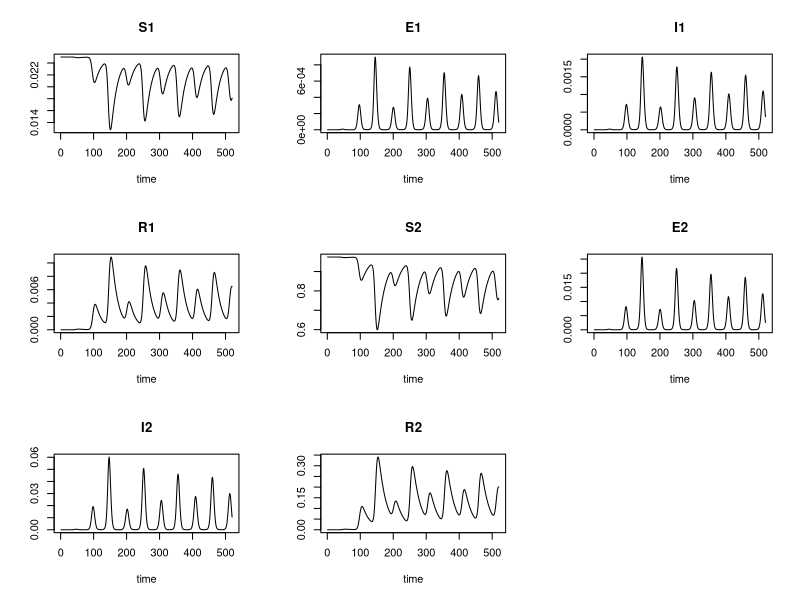
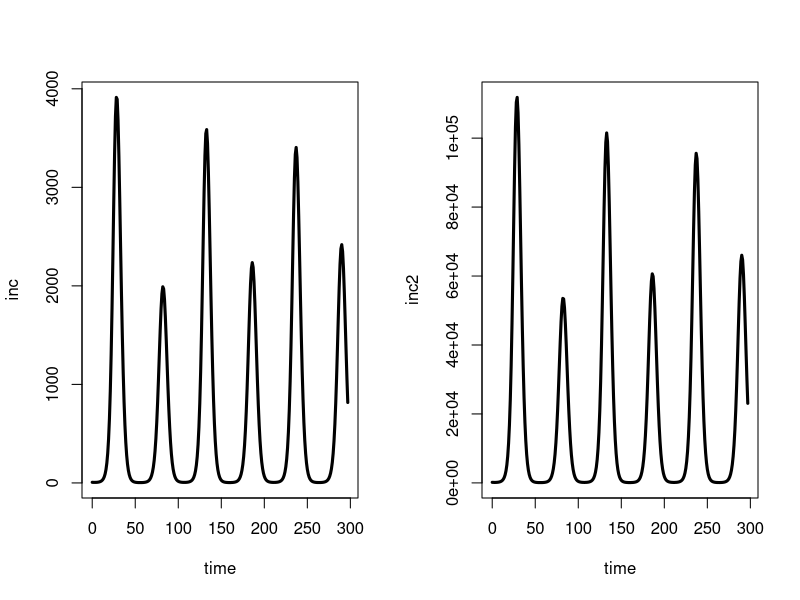
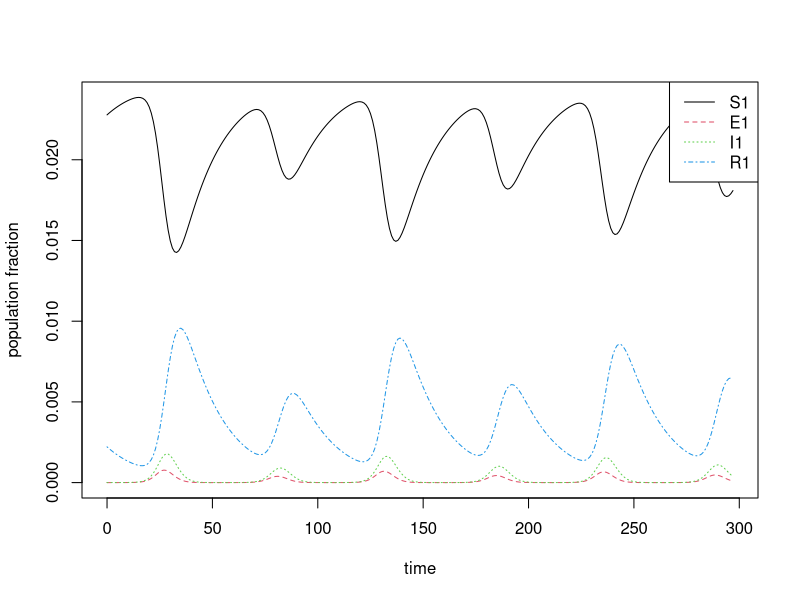
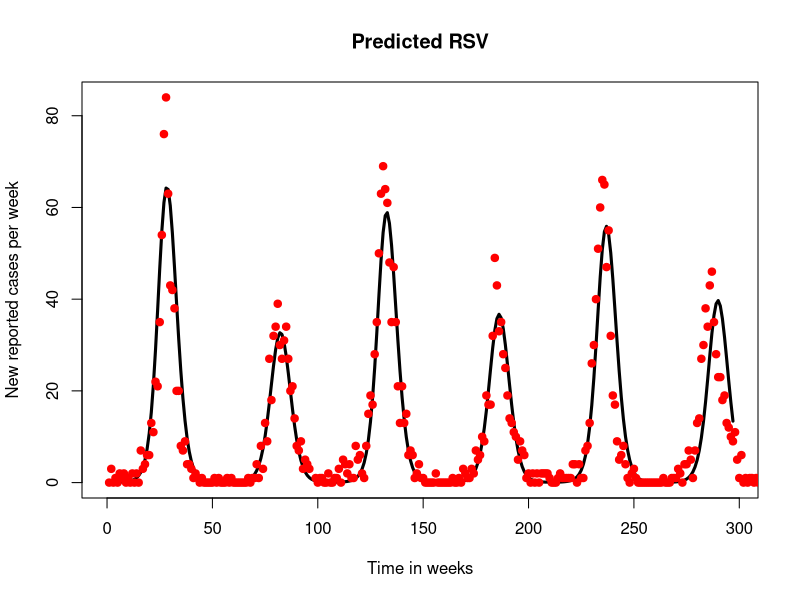
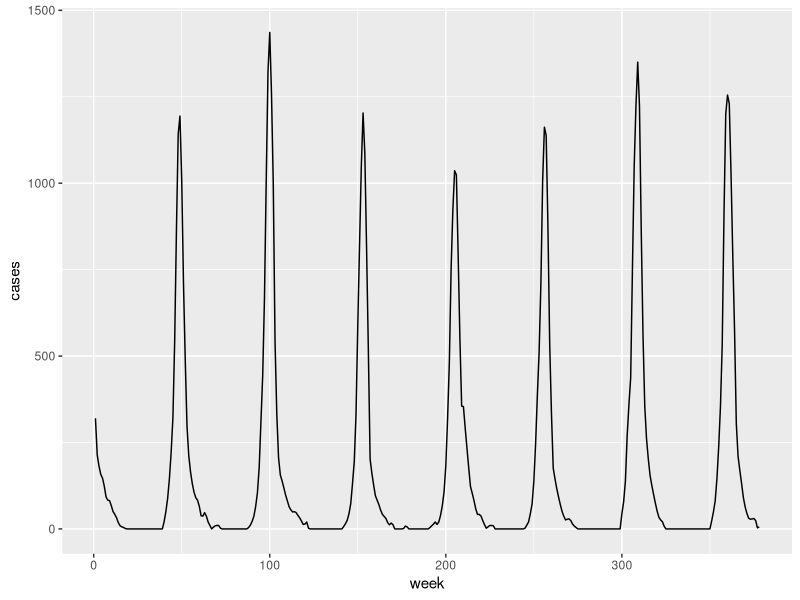

These figures' R source, in order:
########################## #
#SEIR model for RSV-------
########################## #

setwd("/home/phuong/phuonght/gitKraken_project/RSV")
library(deSolve)
library(ggplot2)

######################################### #
# MODEL SETTINGS                     ----
######################################### #
pop_size          <- 2200000
# pop_size          <- 245249 # birth cohort 0-9 yrs
num_days          <- 500
num_weeks         <- 52*10
num_days_infected <- 10  #[ 8-11], 6.7 is original estimate
num_days_exposed  <- 4   # [2,6]
num_days_waning   <- 160  # [148, 164] best fit 
infected_seeds    <- 5# ? 1= 1000

######################################### #
# INITIALIZE PARAMETERS AND POPULATION ----
######################################### #
#https://steemit.com/science/@fouad/x-history-of-math-symbols

#  population states
S1 <- 2/80
E1 <- 0 
I1 <- infected_seeds/(pop_size)
R1 <- 0

E2 <- 0
I2 <- 0
R2 <- 0
S2 <- 1-S1-E1-I1-R1-E2-I2-R2 

######################################### #
# SET FUNCTION PARAMETERS            ----
######################################### #
# set time frame
times      <- seq(1, num_weeks, by = 1)

# set initial health states
states     <- c(S1 = S1,E1 = E1, I1 = I1, R1 = R1,
                S2 = S2,E2 = E2, I2 = I2, R2 = R2)

# set parameters
params     <- c(sigma = 1/0.57, #rate of movement from latent to infectious stage
                gamma = 1/1.4, # recovery rate
                # sigma = 7/ num_days_exposed, #rate of movement from latent to infectious stage
                # gamma = 7/num_days_infected, # recovery rate
                nu= 0.044,     # rate of loss of immunity
                # nu=  7/ num_days_waning,     # rate of loss of immunity
                eta1 = 1/(2*52),             # aging rate 
                eta2 = 1/(78*52),            # aging rate 
                # eta = 1/(80*52),             # death rate in general
                mu = 1/(80*52),              # birth rate
                beta1 = 0.65,                # the degree of seasonality, range [0,1],higher value stronger seasonal drivers
                phi = 2.43,                  # phase shift?
                beta0 = 1.99,                #average transmission rate
                # R0 = 3,                     # reproduction number
                delta = 0.65,                # scaled susceptibility
                alpha = 0.65                 # scaled infectiousness
)  

######################################### #
# CREATE SIRV FUNCTION               ----
######################################### #
# define a function for the ODE-solver with 3 function parameters (required)
#  * times  = current time point (not yet used here, in the absence of seasonality)
#  * states = current health states, to calculate updates
#  * params = epidemiogical parameters, used in the differential equations
#
# Note: updating the health states over time and keeping track of the changes, is handled by the
# ode-function of the 'deSolve' package.
sirv_func <- function(t, states, params) {
  
  with(as.list(c(states, params)),
       {
         
         # define variables
         # P <- (S1+E1+I1+R1+S2+E2+I2+R2)
         beta <- beta0*(1+beta1*cos(2*pi*t/52+phi))
         
         
         # calculate state changes
         dS1 <- mu - beta*S1*(I1+alpha*I2) - eta1*S1 + nu*R1
         dE1 <- beta*S1*(I1+alpha*I2) - eta1*E1 - sigma*E1 
         dI1 <- sigma*E1 - eta1*I1 - gamma*I1
         dR1 <- gamma*I1 - eta1*R1 - nu*R1
         dS2 <- eta1*S1 - delta*beta*S2*(I1+alpha*I2) - eta2*S2 + nu*R2
         dE2 <- eta1*E1 + delta*beta*S2*(I1+alpha*I2) - eta2*E2 - sigma*E2
         dI2 <- eta1*I1 + sigma*E2 - eta2*I2 - gamma*I2
         dR2 <- eta1*R1 + gamma*I2 - eta2*R2 - nu*R2
         
         # return (dS, dI, dR) as a vector in a list (required for the 'solve' function)
         return(list(c(dS1, dE1, dI1, dR1,dS2, dE2, dI2, dR2)))
       }
  )
}

######################################### #
# SOLVE ODE                          ----
######################################### #
# use the 'ode' function of deSolve package with our SIR function, health states and parameters
out <- ode(func = sirv_func, y = states, times = times, parms = params)
plot(out)
# summary(out)
times_output <- seq(num_weeks-(52*6)+15,num_weeks,1)
out <- out[out[,1] %in% times_output,]
out[,1] <- out[,1] - min(out[,1])

# par(mfrow = c(1,1))
# matplot(out[,1], out[,2:9], type = "l", xlab = "time", ylab = "population fraction")
# legend("topright", col = 1:8, lty = 1:8, legend = c("S", "E", "I","R","S2", "E2", "I2","R2"))


######################################### #
# PLOT RESULTS                       ----
######################################### #

# convert the 'out' matrix into a data-frame (to enable the use of '$' to access a column by name)
out <- as.data.frame(out)
out$S <- out[,"S1"] + out[,"S2"]
out$E <- out[,"E1"] + out[,"E2"]
out$I <- out[,"I1"] + out[,"I2"]
out$R <- out[,"R1"] + out[,"R2"]

# Total population
pop <- out[,"S1"] + out[,"E1"] + out[,"I1"] + out[,"R1"]+out[,"S2"] + out[,"E2"] + out[,"I2"] + out[,"R2"]
# pop <- out[,"S1"] + out[,"E1"] + out[,"I1"] + out[,"R1"]
# pop <- out[,"S"] + out[,"E"] + out[,"I"] + out[,"R"]

# weekly incidence
inc <- out[,"I1"]
inc2 <- out[,"I2"]
inc <- inc*pop_size
inc2<- inc2*pop_size

time <- out[,"time"]
# plot(time,pop,type='l',lwd=3,ylim = c(0,2))# checking the consistence of pop 

# Plot I1 (<2yrs) and I2(>2yrs)
par(mfrow=c(1,2))
plot(time,inc,type='l',lwd=3, col = 1)
plot(time,inc2,type='l',lwd=3, col = 1)



par(mfrow = c(1,1))
matplot(out[,1], out[,2:5], type = "l", xlab = "time", ylab = "population fraction")
legend("topright", col = 1:4, lty = 1:4, legend = c(colnames(out)[2:5]))

# # plot susceptible class
# par(mfrow = c(1,1))
# plot(out$S,
#      type = 'l',
#      xlab = 'Time',
#      ylab = 'Population fraction',
#      ylim = c(0,1.3),
#      col  = 4)
# lines(out$R, col=3)
# lines(out$I, col=2)
# lines(out$E, col=1)
#
# # add legend
# legend(x      = 'top',
#        legend = c('Susceptible','Infectious','Recovered',"Exposed"),
#        col    = c(4,2,3,1),
#        lwd    = 1,
#        ncol   = 3,
#        cex    = 0.9)
# 

#COMPARING THE MODEL OUTPUT WITH DATA--------------
aus_data <- read.csv ("./RSV data/Australia_RSV_2yrs_Hannah Moore.csv")
# metropolitan: 15830 samples ( <- 2yrs, 2000-2005), possitive 21% ( n= 3394)
# Western Austrilia : 4920 RSV  (<- 2yrs, 2000-2005) positive

# ensuring the total number of cases over the 6 years of
# the study and the model agreed, ### 3394 cases less than 2yrs
inc <- inc*pop_size/(sum(inc*pop_size)/3394)
sum_inc <- sum(inc)
sum_inc

par(mfrow=c(1,1))
# label axes
plot(time,inc,type='l',lwd=3,main = "Predicted RSV",xlab = "Time in weeks",ylab="New reported cases per week",ylim=c(0,max(aus_data[,"Cases"],inc)))
# plot the data with the model output
points(aus_data[,"Week"],aus_data[,"Cases"],pch=19,col='red')

#BELGIUM DATA-----------------
bel_data <- read.csv("./RSV data/RSV_cases_time_epistat.csv")
bel_data$week <- seq(1,dim(bel_data)[1])
ggplot(bel_data, aes(week, cases))+
  geom_line()
